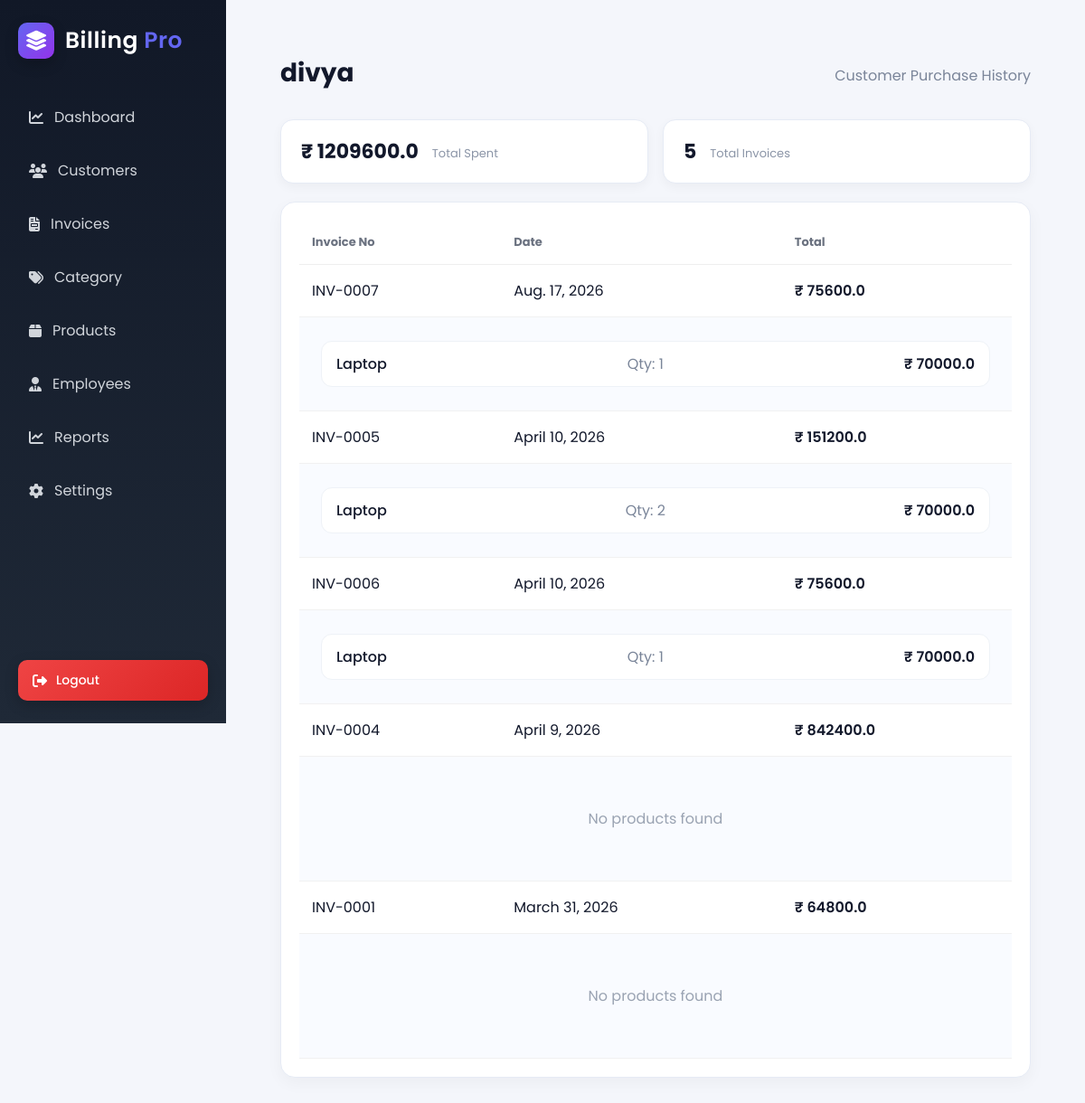
The page /customer/history/11/ (signed in) on the database its author committed.
### organisation/models.py (models this page shows, shortened)
class CustomerDetails(models.Model):
    companyName = models.ForeignKey(OrganisationDetails, on_delete=models.CASCADE,default="")
    cust_name = models.CharField(max_length=50,verbose_name='Customer Name')
    cont_person = models.CharField(max_length=50,verbose_name='Contact Person')
    contact_num = models.IntegerField(verbose_name='Contact Number')
    email = models.CharField(max_length=50,default="")
    company_type = models.CharField(verbose_name='Company Type',max_length = 50)
    address = models.CharField(max_length=90,verbose_name='Address Line 1')
    address_2 = models.CharField(max_length=90,verbose_name='Address Line 2')
    landmark = models.CharField(max_length=50,verbose_name='Landmark')
    country = models.CharField(max_length=50,verbose_name='Country')
    state = models.CharField(max_length=50,verbose_name='State')
    city = models.CharField(max_length=50,verbose_name='City')
    pincode = models.IntegerField(verbose_name='Pincode')

class Invoice_Details(models.Model):
    companyName = models.ForeignKey(OrganisationDetails, on_delete=models.CASCADE, default="")
    Cust_name = models.ForeignKey(CustomerDetails, on_delete=models.CASCADE, default="")
    Invoice_type = models.CharField(max_length=50)
    Invoice_num = models.CharField(max_length=20, blank=True)
    Date = models.DateField(auto_now_add=True)
    Dispatch_through = models.CharField(max_length=50)
    Due_date = models.DateField(auto_now=False, blank=True)
    Bank = models.CharField(max_length=20)
    Payment_type = models.CharField(max_length=20)
    Payment_note = models.TextField(max_length=50)
    T_c = models.TextField(max_length=100)
    Document_note = models.TextField(max_length=100)
    qrcode = models.ImageField(upload_to="", default="", blank=True)
    subtotal = models.FloatField(default=0)
    gst_total = models.FloatField(default=0)
    discount_total = models.FloatField(default=0)
    final_total = models.FloatField(default=0)

class InvoiceItem(models.Model):
    Invoice = models.ForeignKey(Invoice_Details, on_delete=models.CASCADE)
    product = models.ForeignKey(Product, on_delete=models.CASCADE)
    Qty = models.IntegerField()
    Price = models.FloatField()
    Total = models.FloatField(blank=True, null=True)

class Product(models.Model):
    companyName = models.ForeignKey(OrganisationDetails, on_delete=models.CASCADE)
    category = models.ForeignKey(Category, on_delete=models.CASCADE, null=True, blank=True)
    Product_name = models.CharField(max_length=50)
    Hsn_code = models.CharField(max_length=20)
    Price = models.FloatField()
    Discount = models.IntegerField(default=0)
    Cgst = models.IntegerField(default=0)
    Sgst = models.IntegerField(default=0)
    Igst = models.IntegerField(default=0)
    Cess = models.IntegerField(default=0)
    stock = models.IntegerField(default=0)

### organisation/views.py (the view)
# urls.py: path('customer/history/<int:id>/', views.customer_history, name='customer_history'),
def customer_history(request, id):
    if not request.session.get('org_id'):
        return redirect('login')
    org_id = request.session.get('org_id')
    customer = CustomerDetails.objects.get(id=id)
    invoices = Invoice_Details.objects.filter(
        Cust_name=customer,
        companyName=org_id
    ).order_by('-Date')
    invoice_data = []
    for inv in invoices:
        items = InvoiceItem.objects.filter(Invoice=inv)
        invoice_data.append({
            'invoice': inv,
            'items': items
        })
    total_spent = invoices.aggregate(total=Sum('final_total'))['total'] or 0
    return render(request, 'customer_history.html', {
        'customer': customer,
        'invoice_data': invoice_data,
        'total_spent': total_spent
    })

### organisation/templates/customer_history.html (shortened to what this page needs)
{% extends 'base.html' %}
{% load static %}
{% block content %}
<div class="dashboard-wrapper">
    <div class="dashboard-header">
        <h1>{{ customer.cust_name }}</h1>
        <p>Customer Purchase History</p>
    </div>
    <div class="stats-grid">
        <div class="stat-card gradient-purple">
            <h2>₹ {{ total_spent }}</h2>
            <p>Total Spent</p>
        </div>
        <div class="stat-card gradient-blue">
            <h2>{{ invoice_data|length }}</h2>
            <p>Total Invoices</p>
        </div>
    </div>
    <div class="table-card">
        <table class="premium-table">
            <thead>
                <tr>
                    <th>Invoice No</th>
                    <th>Date</th>
                    <th>Total</th>
                </tr>
            </thead>
            <tbody>
                {% for data in invoice_data %}
                <tr>
                    <td>{{ data.invoice.Invoice_num }}</td>
                    <td>{{ data.invoice.Date }}</td>
                    <td class="price">₹ {{ data.invoice.final_total }}</td>
                </tr>
                <tr class="product-row">
                    <td colspan="3">
                        <div class="product-box">
                            {% for item in data.items %}
                            <div class="product-item">
                                <span>{{ item.product.Product_name }}</span>
                                <span>Qty: {{ item.Qty }}</span>
                                <span class="price">₹ {{ item.Price }}</span>
                            </div>
                            {% empty %}
                            <div class="no-data">No products found</div>
                            {% endfor %}
                        </div>
                    </td>
                </tr>
                {% empty %}
                <tr>
                    <td colspan="3" class="no-data">
                        No purchase history found
                    </td>
                </tr>
                {% endfor %}
            </tbody>
        </table>
    </div>
</div>
{% endblock %}

### organisation/static/css/dashboard.css (style rules this page uses)
* { margin:0; padding:0; box-sizing:border-box; font-family:'Poppins',sans-serif; }
body { background:#f4f6fb; }
.dashboard-wrapper { padding:30px; }
.dashboard-header { display:flex; justify-content:space-between; align-items:center; margin-bottom:30px; }
.dashboard-header h1 { font-size:30px; font-weight:600; }
.dashboard-header p { color:#6b7280; margin-top:5px; }
.stats-grid { display:grid; grid-template-columns:repeat(auto-fit,minmax(220px,1fr)); gap:20px; margin-bottom:35px; }
.stat-card { display:flex; align-items:center; gap:15px; padding:25px; border-radius:14px; color:white; font-size:18px; box-shadow:0 10px 25px rgba(0,0,0,0.08); }
.gradient-blue { background:linear-gradient(135deg,#4f8cff,#2563eb); }
.gradient-purple { background:linear-gradient(135deg,#9333ea,#7c3aed); }
.table-card { background:white; border-radius:14px; padding:20px; box-shadow:0 10px 25px rgba(0,0,0,0.05); margin-top:20px; }
.premium-table { width:100%; border-collapse:collapse; }
.premium-table thead th { text-align:left; font-size:13px; color:#6b7280; padding:14px; border-bottom:1px solid #eee; }
.premium-table tbody td { padding:16px 14px; border-bottom:1px solid #f1f1f1; }
.premium-table tbody tr { transition:all 0.2s; }
.no-data { text-align:center; padding:30px; color:#6b7280; }

### organisation/templates/customer_history.html (style rules this page uses)
.dashboard-wrapper { padding: 20px; }
.dashboard-header h1 { font-size: 28px; font-weight: 700; color: #12182b; }
.dashboard-header p { color: #7a8599; }
.stats-grid { display: flex; gap: 16px; margin: 20px 0; }
.stat-card { flex: 1; padding: 18px 22px; border-radius: 14px; background: #ffffff; border: 1px solid #e6ebf5; box-shadow: 0 4px 12px rgba(0,0,0,0.04); }
.stat-card h2 { color: #12182b; font-size: 22px; font-weight: 700; }
.stat-card p { color: #8b95a7; font-size: 13px; margin-top: 4px; }
.table-card { background: #ffffff; border-radius: 16px; padding: 20px; border: 1px solid #e6ebf5; box-shadow: 0 6px 18px rgba(0,0,0,0.04); }
.premium-table { width: 100%; border-collapse: collapse; }
.premium-table th { text-align: left; padding: 12px; font-size: 13px; color: #8b95a7; }
.premium-table td { padding: 14px; border-top: 1px solid #eef2f7; color: #12182b; }
.product-row { background: #f9fbff; }
.product-box { padding: 10px; display: flex; flex-direction: column; gap: 10px; }
.product-item { display: flex; justify-content: space-between; align-items: center; background: #ffffff; padding: 12px 16px; border-radius: 12px; border: 1px solid #eef2f7; }
.product-item span:first-child { font-weight: 500; color: #12182b; }
.product-item span:nth-child(2) { color: #7a8599; }
.price { color: #12182b; font-weight: 600; }
.no-data { text-align: center; padding: 30px; color: #9aa3b2; }

### rows shown on the page
CustomerDetails: cust_name "divya"
Invoice_Details: invoice.Invoice_num "INV-0007", invoice.Date "Aug. 17, 2026", invoice.final_total "75600.0"
InvoiceItem: product.Product_name "Laptop", Qty "1", Price "70000.0"
Invoice_Details: invoice.Invoice_num "INV-0005", invoice.Date "April 10, 2026", invoice.final_total "151200.0"
InvoiceItem: product.Product_name "Laptop", Qty "2", Price "70000.0"
Invoice_Details: invoice.Invoice_num "INV-0006", invoice.Date "April 10, 2026", invoice.final_total "75600.0"
InvoiceItem: product.Product_name "Laptop", Qty "1", Price "70000.0"
Invoice_Details: invoice.Invoice_num "INV-0004", invoice.Date "April 9, 2026", invoice.final_total "842400.0"
Invoice_Details: invoice.Invoice_num "INV-0001", invoice.Date "March 31, 2026", invoice.final_total "64800.0"

### other values the page prints
{{ total_spent }} "1209600.0"
{{ invoice_data|length }} "5"
